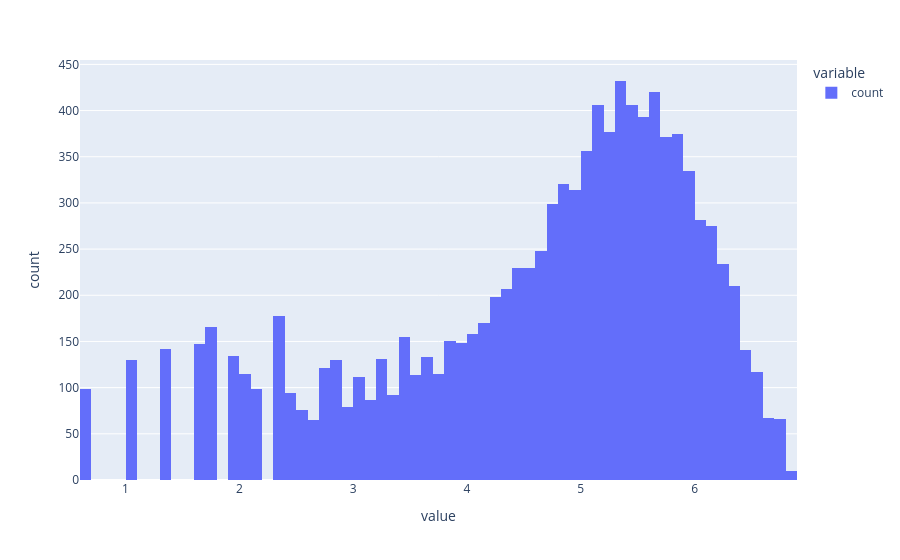

This figure's notebook cell:
### Markdown cell above
Transformation

### Code cell
count_transformed = np.log1p(df["count"])

fig = px.histogram(count_transformed)
fig.show()

### Figure 1 — Plotly figure (JSON) as saved in the notebook; plotly's stock layout.template omitted (floating-point values rounded to 4 significant figures; data arrays with more than 128 entries replaced by an {"elided": "..."} marker saying what was removed)
{"data": [{"bingroup": "x", "hovertemplate": "variable=count<br>value=%{x}<br>count=%{y}<extra></extra>", "legendgroup": "count", "marker": {"color": "#636efa", "pattern": {"shape": ""}}, "name": "count", "orientation": "v", "showlegend": true, "type": "histogram", "x": {"elided": "10659 float values"}, "xaxis": "x", "yaxis": "y"}], "layout": {"barmode": "relative", "legend": {"title": {"text": "variable"}, "tracegroupgap": 0}, "margin": {"t": 60}, "xaxis": {"anchor": "y", "domain": [0, 1], "title": {"text": "value"}}, "yaxis": {"anchor": "x", "domain": [0, 1], "title": {"text": "count"}}}}
